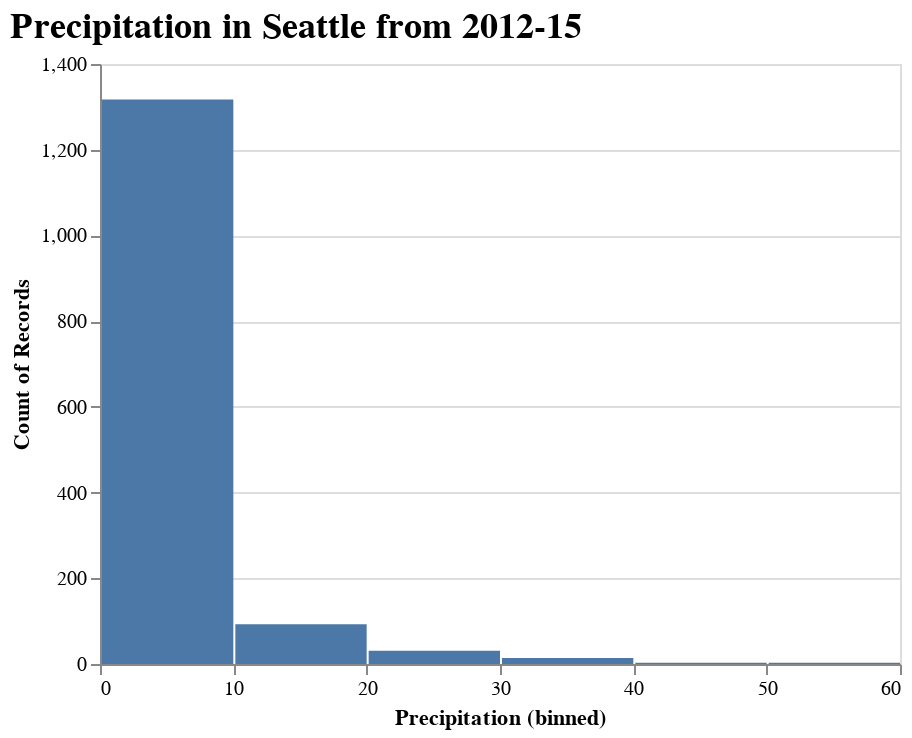

The code cell stored with this chart in its notebook:
### Markdown cell above
To make a bar chart, we specify our chart's marks to be of type bar using `.mark_bar()`:

### Code cell
viz = alt.Chart(sw_df).mark_bar().encode(
    alt.X('precipitation', bin=True, title="Precipitation (binned)"),
    y = 'count()'
).properties(title="Precipitation in Seattle from 2012-15")

viz.configure_title(
    fontSize=18,
    font='Helvetica',
    anchor='start',
    color='black'
)

### Figure 1 — Vega-Lite specification as saved in the notebook (floating-point values rounded to 4 significant figures; data arrays with more than 128 entries replaced by an {"elided": "..."} marker saying what was removed)
{"config": {"view": {"continuousWidth": 400, "continuousHeight": 300}, "title": {"anchor": "start", "color": "black", "font": "Helvetica", "fontSize": 18}}, "data": {"name": "data-830c39fec90146253fb06a06c26374ef"}, "mark": "bar", "encoding": {"x": {"type": "quantitative", "bin": true, "field": "precipitation", "title": "Precipitation (binned)"}, "y": {"type": "quantitative", "aggregate": "count"}}, "title": "Precipitation in Seattle from 2012-15", "$schema": "https://vega.github.io/schema/vega-lite/v4.8.1.json", "datasets": {"data-830c39fec90146253fb06a06c26374ef": {"elided": "1461 records"}}}
